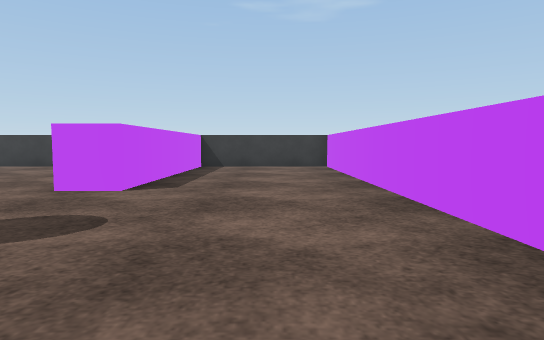
View 1 (above)

20 first-person views from a walk through a Unity game level. The camera is 0.68 m above the floor, tilts 4° down and sees 75° across. The floor is counted in squares, 1 m on a side. Each view is taken from the middle of a square. On the plan, view 1 faces up. The plan holds only what a view shows up to about 10 squares ahead; the rest is blank. The place goes on beyond the plan. The player character is not drawn. Surface patterns are stand-ins for the level's own textures.

View 2
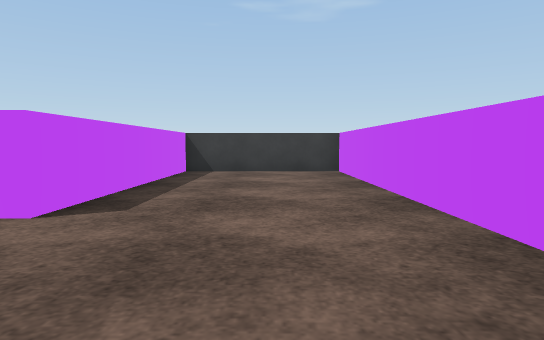

View 3
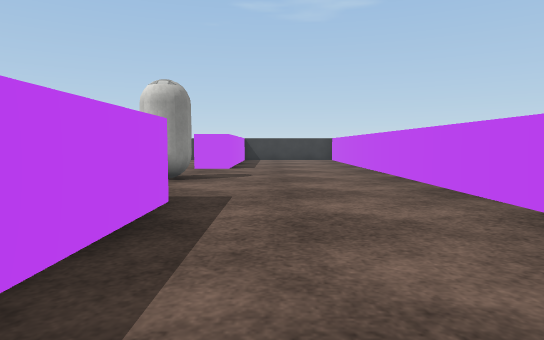

View 4
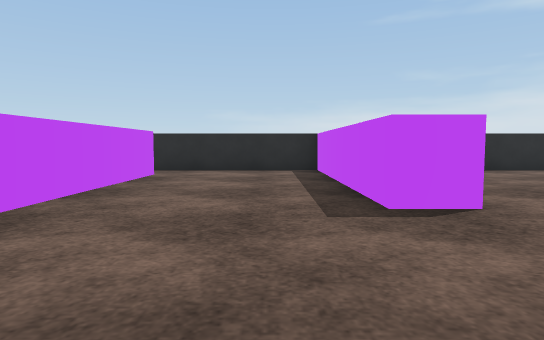

View 5
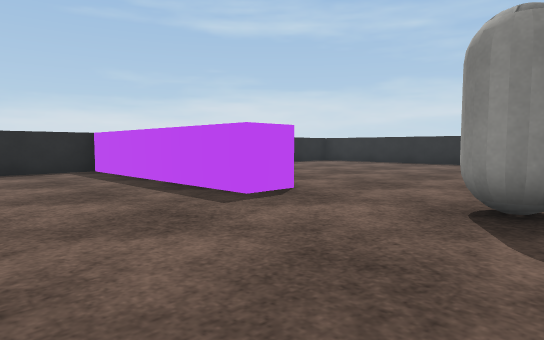

View 6
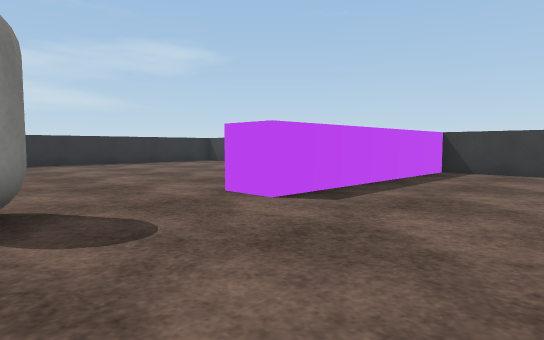

View 7
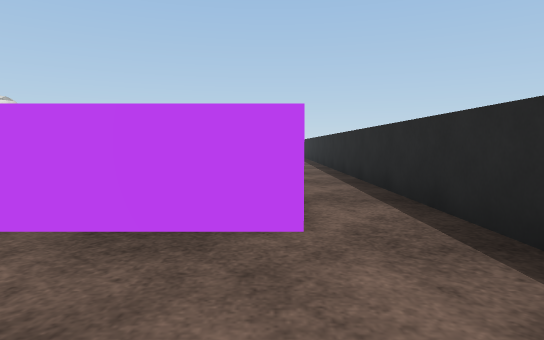

View 8
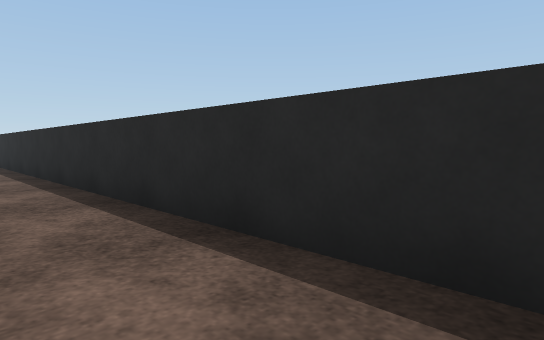

View 9
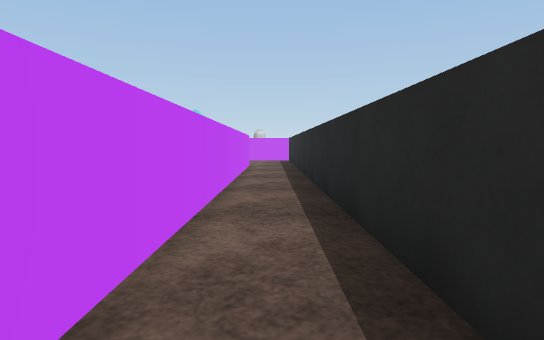

View 10
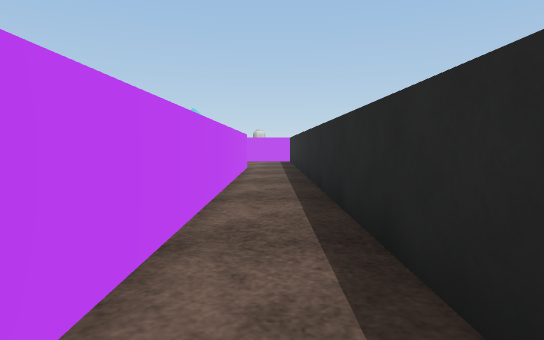

View 11
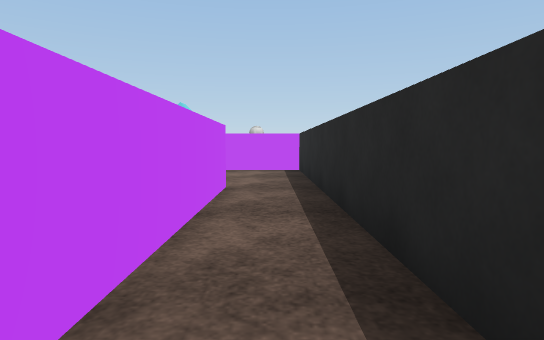

View 12
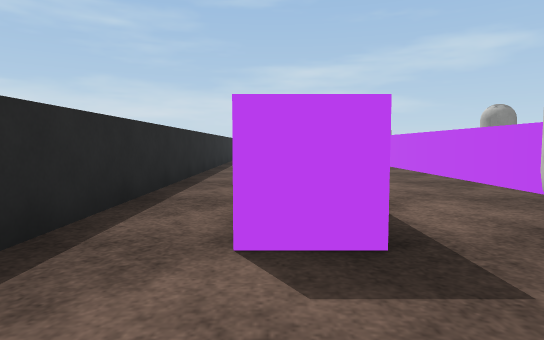

View 13
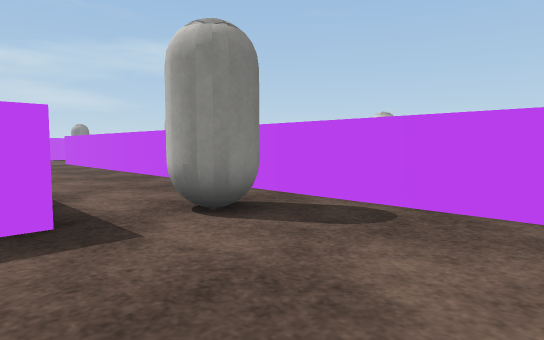

View 14
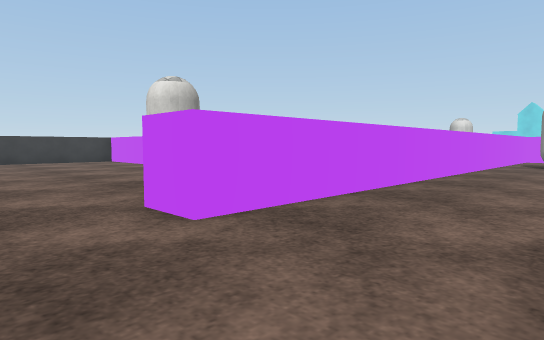

View 15
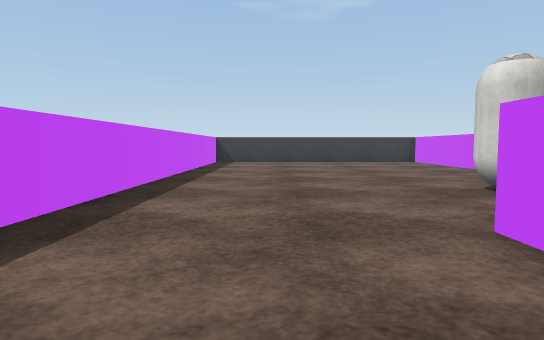

View 16
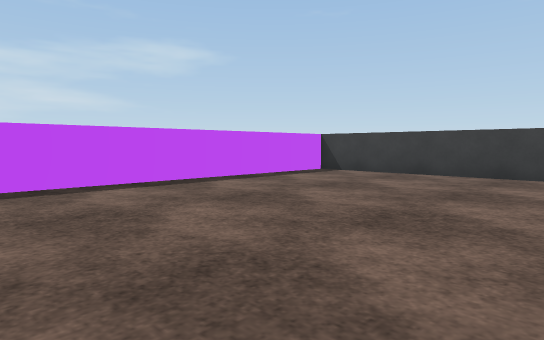

View 17
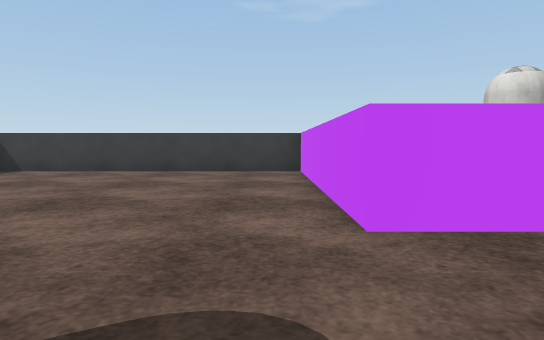

View 18
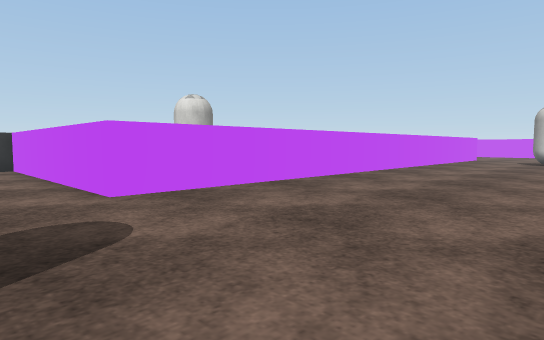

View 19
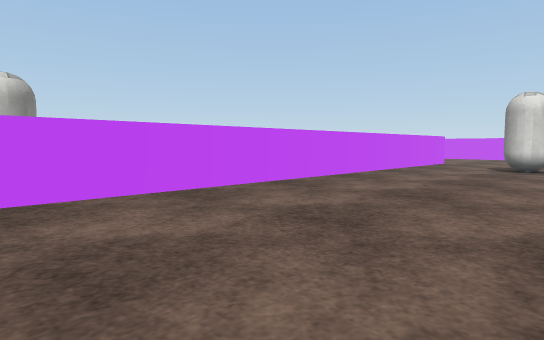

View 20
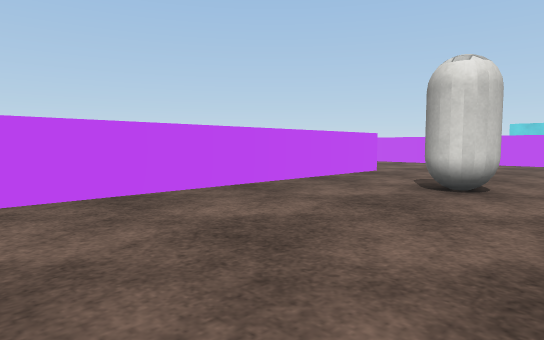

### Floor plan
Points are (right, up) in squares from view 1. A wall is a line through its corners. A room is listed if a view was taken in it or the views show most of it. See-through windows are left out.
Room 1 (views 1, 2, 3, 4, 5, 6, 7, 8)
walls: (-3.4, -0.7) (-2.2, -0.7) (-2.2, -6.8) (1.5, -6.8); (1.8, -5.4) (1.8, 11.3) (-2.2, 11.3) (-2.2, 5.3) (-3.2, 5.3)
ways out: opening at (2, -6) to room 2
objects: white capsule (-3, 2)
Room 2 (views 9, 10, 11, 12, 13, 14, 15, 16, 17, 18, 19, 20)
walls: (17.8, -4.1) (17.8, -5.3) (6.9, -5.3); (20.6, -1.2) (6.8, -1.2) (6.8, -0.2); (26.9, 4.7) (10.8, 4.7) (10.8, 11.3) (2.9, 11.3); (1.5, -6.8) (21.7, -6.8) (21.7, -4.6); (2.8, 11) (2.8, -0.1)
ways out: opening at (2, -6) to room 1; opening at (27, 5)
objects: white capsule (8, 2) to (9, 2); white capsule (18, -3); white capsule (24, 2)

Where each view was taken, in squares from view 1:
view 1: 0 up, 0 right, facing up
view 2: 2 up, 0 right, facing up
view 3: 5 down, 1 left, facing up
view 4: 3 up, 1 left, facing down
view 5: 3 up, 1 right, facing down-left
view 6: 2 up, 1 right, facing up-left
view 7: 5 down, 1 left, facing right
view 8: 5 down, 1 left, facing down-right
view 9: 6 down, 6 right, facing right
view 10: 6 down, 7 right, facing right
view 11: 6 down, 12 right, facing right
view 12: 5 down, 20 right, facing left
view 13: 5 down, 21 right, facing up-left
view 14: 4 down, 5 right, facing up-right
view 15: 3 down, 5 right, facing up
view 16: 3 up, 9 right, facing up-left
view 17: 2 up, 10 right, facing up
view 18: 0 up, 9 right, facing up-right
view 19: 0 up, 13 right, facing up-right
view 20: 0 up, 18 right, facing up-right
